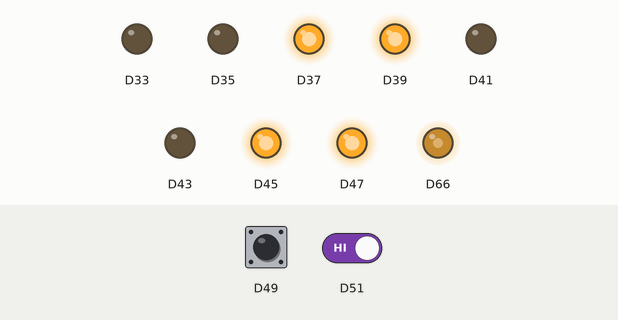
A sketch run on a simulated Arduino Due. Parts: output pins drawn as LEDs (lit = HIGH). Inputs (shaded band) come from the test bench; at power-on: D51 HIGH, D49 HIGH.

Above: at 1.2 s.
1.3 s: D51 driven LOW
At 1.51 s:
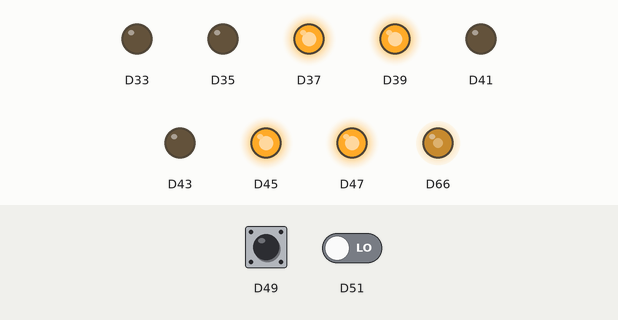
4.3 s: D49 driven LOW
At 4.32 s:
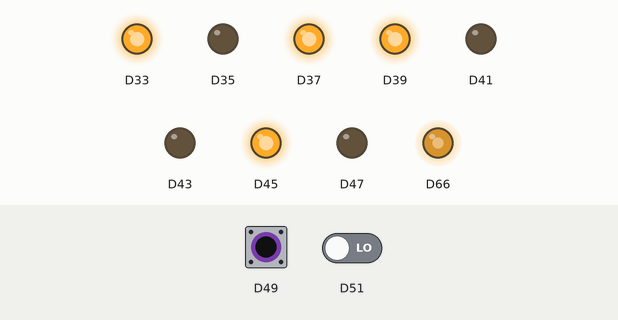
7.3 s: D49 pulsed HIGH 2 times (0.12 s each, 0.3 s apart)
At 7.45 s:
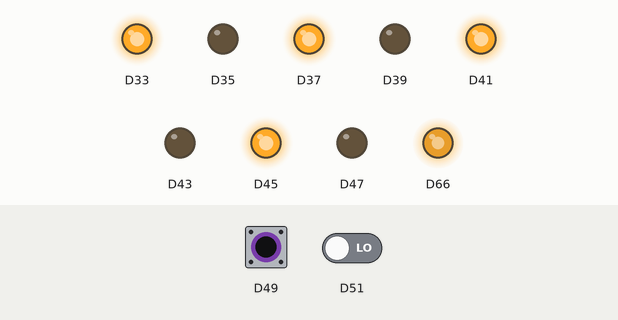
10.3 s: D49 pulsed HIGH 5 times (0.12 s each, 0.3 s apart)
At 12.3 s:
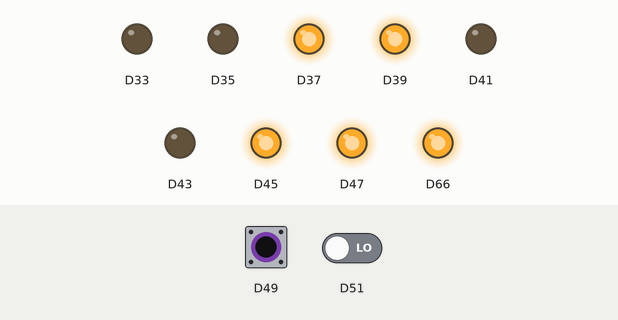
Timing chart, 0 to 18.6 s (numbered marks = the images above; inputs shaded):
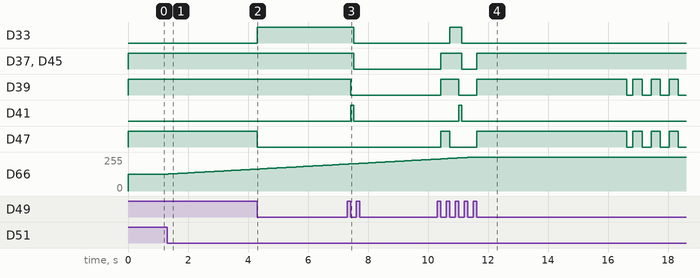

The sketch:

arduinoTrafficLights.ino
```cpp
// ======================== BEGIN OF GENERATED CODE ========================


// ====== BEGIN OF License COMMENT BLOCK, INCLUDE IN ANY COPY OF THIS GENERATED CODE AND DO NOT REMOVE ======
//
// I M P O R T A N T   S A F E T Y   N O T I C E
//
// THIS CODE IS INTENDED SOLELY FOR EDUCATIONAL PURPOSES AND IS FUNDAMENTALLY UNSUITABLE FOR CONTROLLING REAL SYSTEMS.
// IT IS STRICKTLY PROHIBITED TO USE THIS GENERATED CODE IN ANY SITUATION THAT ENTAILS RISK OF DAMAGE OR INJURIES.
//
// USE OF THIS CODE IS GOVERNED BY THE QQUICK LICENSE (WWW.QQUICK.ORG/LICENSE).
// YOUR LICENSE TO USE THIS GENERATED CODE AUTOMATICALLY ENDS IF YOU REMOVE OR LEAVE OUT THIS LICENSE COMMENT BLOCK OR THE CODE THAT GENERATED IT.
//
// ====== END OF License COMMENT BLOCK, INCLUDE IN COPY OF THIS GENERATED CODE AND DO NOT REMOVE ======


// Generator: SimPyLC 3.7.04
// Generated: 2019-10-29 14:12:46.819059
// Target platform: Arduino


// ____________ General includes ____________

#include <math.h>


// ____________ Arduino macros ____________

#define getNowExact() micros ()
#define getNowInexact() millis ()


// ____________ General macros ____________

// Circuit operations

#define mark4(marker, trueValue, condition, falseValue) marker = (condition) ? (trueValue) : (falseValue)
#define mark3(marker, trueValue, condition) if (condition) marker = (trueValue)
#define mark2(marker, trueValue) marker = (trueValue)
#define mark1(marker) marker = True

#define trigger2(oneshot, condition) oneshot.value = oneshot.memo; oneshot.memo = (condition); oneshot.value = !oneshot.value and oneshot.memo
#define trigger1(oneshot) oneshot.value = !oneshot.memo; oneshot.memo = True
#define spiked1(oneshot) (oneshot.value)

#define latch2(latch, condition) if (condition) latch = True
#define latch1 (latch) latch = True

#define unlatch2(latch, condition) if (condition) latch = False
#define unlatch1 (latch) latch = False

#define set4(register, trueValue, condition, falseValue) register = (condition) ? (trueValue) : (falseValue)
#define set3(register, trueValue, condition) if (condition) register = (trueValue)
#define set2(register, trueValue) register = (trueValue)
#define set1(register) register = 1

#define reset2(timer, condition) if (condition) {timer.exact = nowExact; timer.inexact = nowInexact;}
#define reset1(timer) timer.exact = nowExact; timer.inexact = nowInexact
#define elapsed1(timer) ((nowInexact - timer.inexact) < 3.6e6 ? 1e-6 * (nowExact - timer.exact) : 1e-3 * (nowInexact - timer.inexact))

// Support operations

#define update()\
    thenExact = nowExact; nowExact = getNowExact(); period = 1e-6 * (nowExact - thenExact);\
    nowInexact = getNowInexact();\
    first = False;

// Types

#define False 0
#define True 1
#define Bool bool
#define UInt unsigned long
#define Int long
#define Float double
#define Marker int
#define Oneshot struct {int value; int memo;}
#define Latch int
#define Register double
#define Timer struct {unsigned long exact; unsigned long inexact;}

// Math operations

#define abs1(value) fabs (value)
#define max2(value0, value1) fmax (value0, value1)
#define min2(value0, value1) fmin (value0, value1)
#define limit3(value, aLimit0, aLimit1) min (max (value, aLimit0), aLimit1)
#define limit2(value, aLimit) limit3 (value, -aLimit, aLimit)
#define digit2(value, index) getDigit (int (value), index)

// ____________ General functions ____________

int getDigit (int value, int index) {
    return (index == 0) ? value % 10 : getDigit (value / 10, --index);
}

// ____________ General variables ____________

UInt nowExact = 0;
UInt thenExact = 0;
UInt nowInexact = 0;
Float period = 1;
Bool first = True;


// ____________ PLC variables ____________

// ______ Module: trafficLights ______

// Page: Trafic lights

// Group: Timers

Timer regularPhaseTimer = {nowExact, nowInexact};
Timer cyclePhaseTimer = {nowExact, nowInexact};
Register tBlink = 0.3;
Timer blinkTimer = {nowExact, nowInexact};
Oneshot blinkPulse = {False, False};
Marker blink = False;

// Group: Mode switching

Marker modeButton = False;
Oneshot modePulse = {False, False};
Register modeStep = 0;
Marker regularMode = True;
Marker cycleMode = False;
Marker nightMode = False;
Marker offMode = False;

// Group: Night blinking

Marker allowRed = False;

// Group: Regular mode phases

Marker northSouthGreen = True;
Marker northSouthBlink = False;
Marker eastWestGreen = False;
Marker eastWestBlink = False;

// Group: Cycle mode phases

Marker northGreen = False;
Marker northBlink = False;
Marker eastGreen = False;
Marker eastBlink = False;
Marker southGreen = False;
Marker southBlink = False;
Marker westGreen = False;
Marker westBlink = False;

// Group: Lamps

Marker northGreenLamp = False;
Marker northRedLamp = False;
Marker eastGreenLamp = False;
Marker eastRedLamp = False;
Marker southGreenLamp = False;
Marker southRedLamp = False;
Marker westGreenLamp = False;
Marker westRedLamp = False;

// Group: Regular phase end times

Register tNorthSouthGreen = 5;
Register tNorthSouthBlink = 7;
Register tEastWestGreen = 12;
Register tEastWestBlink = 14;

// Group: Cycle phase end times

Register tNorthGreen = 5;
Register tNorthBlink = 7;
Register tEastGreen = 12;
Register tEastBlink = 14;
Register tSouthGreen = 19;
Register tSouthBlink = 21;
Register tWestGreen = 26;
Register tWestBlink = 28;

// Group: Street illumination

Marker brightButton = False;
Oneshot brightPulse = {False, False};
Marker brightDirection = True;
Register brightMin = 2047;
Register brightMax = 4095;
Register brightFluxus = 200;
Register brightDelta = 0;
Register streetLamp = 2047;

// Group: System


// ____________ PLC cycle ____________

void cycle () {

	// ______ Module: trafficLights ______

	// ___ Sweep ___

	// Part: Timers

	reset2 (regularPhaseTimer, ((elapsed1 (regularPhaseTimer) > tEastWestBlink) || cycleMode || nightMode || offMode));
	reset2 (cyclePhaseTimer, ((elapsed1 (cyclePhaseTimer) > tWestBlink) || regularMode || nightMode || offMode));
	reset2 (blinkTimer, (elapsed1 (blinkTimer) > tBlink));
	trigger2 (blinkPulse, (elapsed1 (blinkTimer) == 0));
	mark3 (blink, (!blink), spiked1 (blinkPulse));

	// Part: Mode switching

	trigger2 (modePulse, modeButton);
	set3 (modeStep, ((Int) (modeStep + 1) % (Int) 4), spiked1 (modePulse));
	mark2 (regularMode, (modeStep == 0));
	mark2 (cycleMode, (modeStep == 1));
	mark2 (nightMode, (modeStep == 2));
	mark2 (offMode, (modeStep == 3));

	// Part: Regular mode phases

	mark2 (northSouthGreen, (0 < elapsed1 (regularPhaseTimer) && elapsed1 (regularPhaseTimer) < tNorthSouthGreen));
	mark2 (northSouthBlink, (tNorthSouthGreen < elapsed1 (regularPhaseTimer) && elapsed1 (regularPhaseTimer) < tNorthSouthBlink));
	mark2 (eastWestGreen, (tNorthSouthBlink < elapsed1 (regularPhaseTimer) && elapsed1 (regularPhaseTimer) < tEastWestGreen));
	mark2 (eastWestBlink, (tEastWestGreen < elapsed1 (regularPhaseTimer)));

	// Part: Cycle mode phases

	mark2 (northGreen, (0 < elapsed1 (cyclePhaseTimer) && elapsed1 (cyclePhaseTimer) < tNorthGreen));
	mark2 (northBlink, (tNorthGreen < elapsed1 (cyclePhaseTimer) && elapsed1 (cyclePhaseTimer) < tNorthBlink));
	mark2 (eastGreen, (tNorthBlink < elapsed1 (cyclePhaseTimer) && elapsed1 (cyclePhaseTimer) < tEastGreen));
	mark2 (eastBlink, (tEastGreen < elapsed1 (cyclePhaseTimer) && elapsed1 (cyclePhaseTimer) < tEastBlink));
	mark2 (southGreen, (tEastBlink < elapsed1 (cyclePhaseTimer) && elapsed1 (cyclePhaseTimer) < tSouthGreen));
	mark2 (southBlink, (tSouthGreen < elapsed1 (cyclePhaseTimer) && elapsed1 (cyclePhaseTimer) < tSouthBlink));
	mark2 (westGreen, (tSouthBlink < elapsed1 (cyclePhaseTimer) && elapsed1 (cyclePhaseTimer) < tWestGreen));
	mark2 (westBlink, (tWestGreen < elapsed1 (cyclePhaseTimer)));

	// Part: Night blinking

	mark2 (allowRed, (regularMode || cycleMode || (nightMode && blink)));

	// Part: Traffic lamps

	mark2 (northGreenLamp, (northSouthGreen || northGreen || ((northSouthBlink || northBlink) && blink)));
	mark2 (northRedLamp, ((!(northSouthGreen || northGreen || northSouthBlink || northBlink)) && allowRed));
	mark2 (eastGreenLamp, (eastWestGreen || eastGreen || ((eastWestBlink || eastBlink) && blink)));
	mark2 (eastRedLamp, ((!(eastWestGreen || eastGreen || eastWestBlink || eastBlink)) && allowRed));
	mark2 (southGreenLamp, (northSouthGreen || southGreen || ((northSouthBlink || southBlink) && blink)));
	mark2 (southRedLamp, ((!(northSouthGreen || southGreen || northSouthBlink || southBlink)) && allowRed));
	mark2 (westGreenLamp, (eastWestGreen || westGreen || ((eastWestBlink || westBlink) && blink)));
	mark2 (westRedLamp, ((!(eastWestGreen || westGreen || eastWestBlink || westBlink)) && allowRed));

	// Part: Street illumination

	trigger2 (brightPulse, brightButton);
	mark3 (brightDirection, (!brightDirection), spiked1 (brightPulse));
	set4 (brightDelta, ((-brightFluxus) * period), brightDirection, (brightFluxus * period));
	set3 (streetLamp, limit3 ((streetLamp + brightDelta), brightMin, brightMax), brightButton);

    // ______ System ______

    update ();
}


// ======================== END OF GENERATED CODE ========================

/*
Copyright (C) 2013 - 2018 GEATEC engineering

This program is free software.
You can use, redistribute and/or modify it, but only under the terms stated in the QQuickLicence.

This program is distributed in the hope that it will be useful,
but WITHOUT ANY WARRANTY, without even the implied warranty of
MERCHANTABILITY or FITNESS FOR A PARTICULAR PURPOSE.
See the QQuickLicence for details.

The QQuickLicense can be accessed at: http://www.qquick.org/license.html
__________________________________________________________________________


THIS PROGRAM IS FUNDAMENTALLY UNSUITABLE FOR CONTROLLING REAL SYSTEMS !!

__________________________________________________________________________

It is meant for training purposes only.

Removing this header ends your licence.
*/

void setup () {
    analogWriteResolution (12);

    pinMode (33, OUTPUT); pinMode (35, OUTPUT); pinMode (37, OUTPUT); pinMode (39, OUTPUT);
    pinMode (41, OUTPUT); pinMode (43, OUTPUT); pinMode (45, OUTPUT); pinMode (47, OUTPUT);
    pinMode (49, INPUT); pinMode (51, INPUT);
}

void loop () {
    modeButton = !digitalRead (49); brightButton = !digitalRead (51);

    cycle ();

    digitalWrite (39, northGreenLamp); digitalWrite (41, northRedLamp);
    digitalWrite (35, eastGreenLamp); digitalWrite (37, eastRedLamp);
    digitalWrite (47, southGreenLamp); digitalWrite (33, southRedLamp);
    digitalWrite (43, westGreenLamp); digitalWrite (45, westRedLamp);

    analogWrite (DAC0, streetLamp);
}
```

Measured:
- after the input at 1.3 s, D66: moves from 127/255 to 164/255 over 2.9 s, starting at once
- after the input at 4.3 s, D33: LOW → HIGH after 0.00 s instead of 2.7 s; D35, D41, D43: stays LOW (without the input it goes to HIGH after 2.7 s); D37, D45: stays HIGH (without the input it goes to LOW after 2.7 s); D39: stops changing and stays HIGH
- after the input at 7.3 s, D33, D37, D45: HIGH → LOW after 0.22 s; D41: LOW → HIGH after 0.12 s, → LOW 0.10 s later
- after the input at 10.3 s, D33: LOW → HIGH after 0.42 s, → LOW 0.40 s later; D37: LOW → HIGH after 0.12 s, → LOW 0.71 s later, → HIGH 0.49 s later
